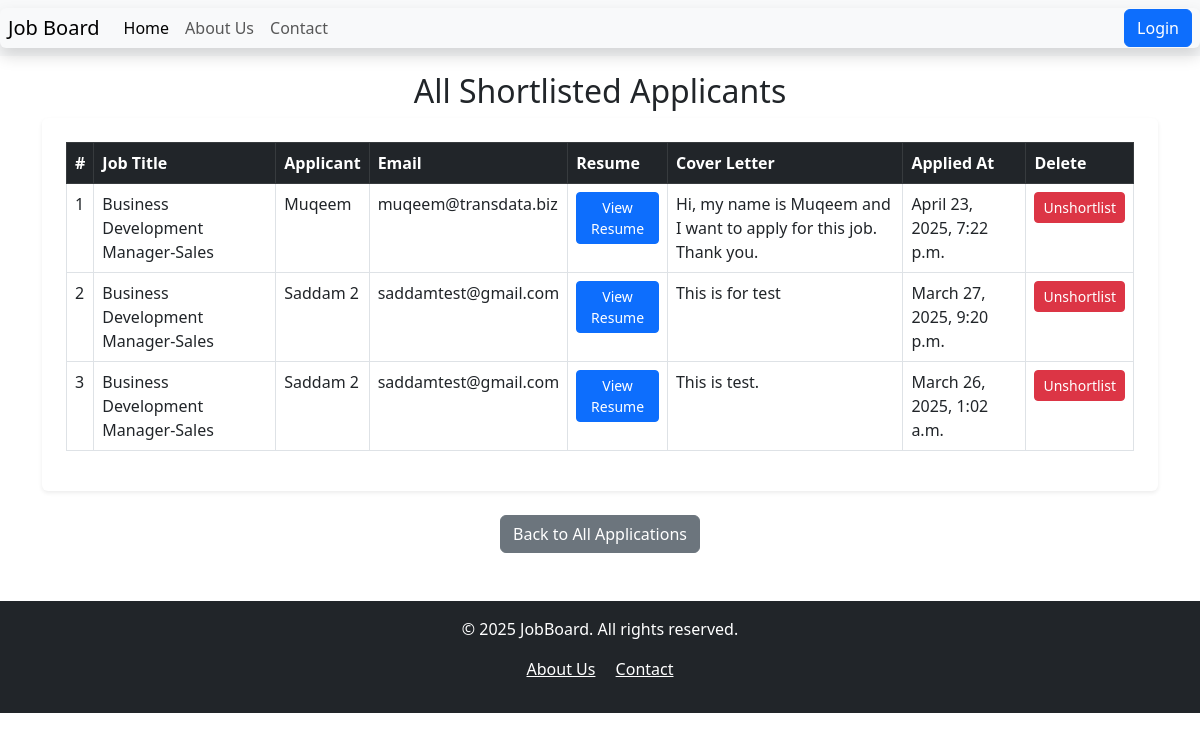
The app's page /shortlisted/, older data.
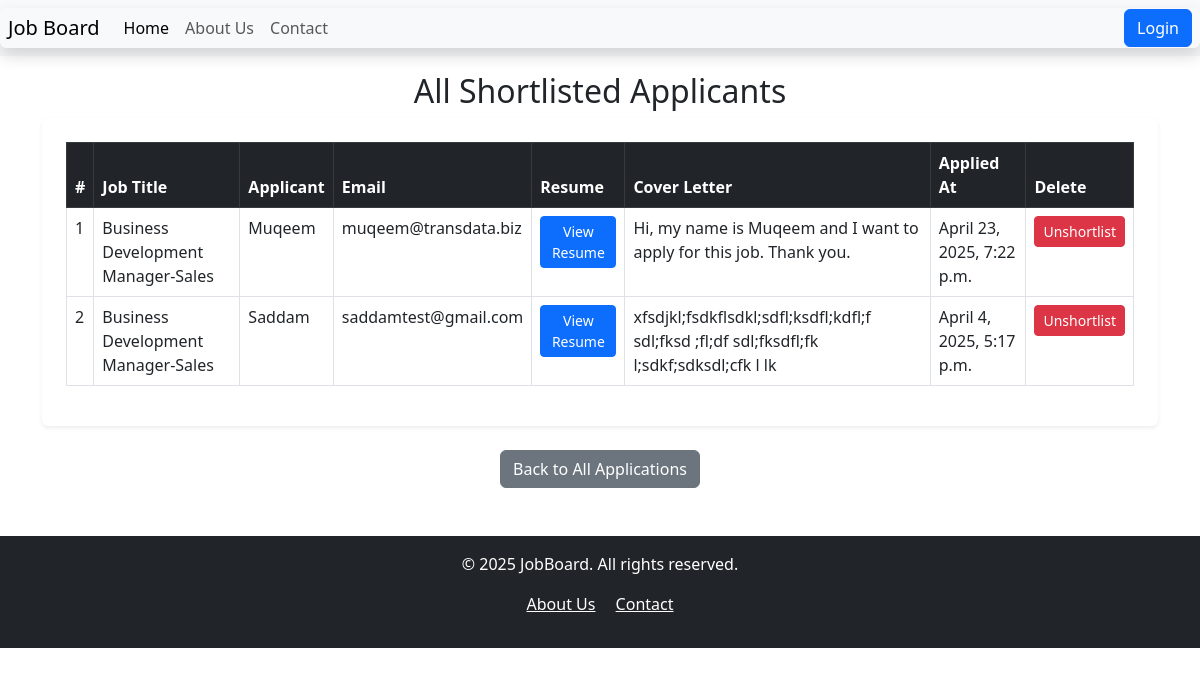
The same page, newer data.
### job/models.py (models this page shows, shortened)
class JobApplication(models.Model):
    job = models.ForeignKey(Job, on_delete= models.CASCADE)
    user = models.ForeignKey(User, on_delete=models.CASCADE, null= True, blank=True)
    applicant_name = models.CharField(max_length= 100)
    email = models.EmailField()
    resume = models.FileField(upload_to='resumes/%Y/%m/%d/')
    cover_letter = models.TextField()
    applied_at = models.DateTimeField(auto_now_add=True)
    is_shortlisted = models.BooleanField(default=False)
    class Meta:
        ordering = ['-applied_at']
        verbose_name = 'Job Application'
        verbose_name_plural = 'Job Applications'

class Job(models.Model):
    JOB_TYPES = [
        ('Full-time', 'Full-time'),
        ('Part-time', 'Part-time'),
        ('Remote', 'Remote'),
        ('Internship', 'Internship'),
    ]
    title = models.CharField(max_length=200)
    company_name = models.CharField(max_length=200)
    description = models.TextField()
    location = models.CharField(max_length=100)
    salary = models.DecimalField(max_digits=10, decimal_places=2, null= True, blank=True)
    job_type = models.CharField(max_length=20, choices=JOB_TYPES, default='Full-time')
    date_of_posting = models.DateTimeField(auto_now_add= True)
    class Meta:
        ordering = ['-date_of_posting']
        verbose_name = 'Job Posting'
        verbose_name_plural = 'Job Postings'

### job/views.py (the view)
# urls.py: path('shortlisted/', views.all_shortlisted_applicants, name='all_shortlisted_applicants'),
def all_shortlisted_applicants(request):
    shortlisted = JobApplication.objects.filter(is_shortlisted=True)
    return render(request, 'all_shortlisted_applicants.html', {'shortlisted': shortlisted})

### job/templates/all_shortlisted_applicants.html (shortened to what this page needs)
{% extends 'base.html' %}
{% block content %}
<div class="container mt-3">
    <h2 class="text-center mb-2">All Shortlisted Applicants</h2>
    {% if shortlisted %}
    <div class="table-responsive bg-white p-4 shadow-sm rounded">
        <table class="table table-bordered table-hover">
            <thead class="table-dark">
                <tr>
                    <th>#</th>
                    <th>Job Title</th>
                    <th>Applicant</th>
                    <th>Email</th>
                    <th>Resume</th>
                    <th>Cover Letter</th>
                    <th>Applied At</th>
                    <th>Delete</th>
                </tr>
            </thead>
            <tbody>
                {% for applicant in shortlisted %}
                <tr>
                    <td>{{ forloop.counter }}</td>
                    <td>{{ applicant.job.title }}</td>
                    <td>{{ applicant.applicant_name }}</td>
                    <td>{{ applicant.email }}</td>
                    <td>
                        <a href="{{ applicant.resume.url }}" class="btn btn-sm btn-primary" target="_blank">View Resume</a>
                    </td>
                    <td>{{ applicant.cover_letter|truncatewords:20 }}</td>
                    <td>{{ applicant.applied_at }}</td>
                    <td><form action="{% url 'unshortlist_applicant' applicant.id %}" method="post" style="display:inline;">
                        <button type="submit" class="btn btn-danger btn-sm">Unshortlist</button>
                    </form></td>
                </tr>
                {% endfor %}
            </tbody>
        </table>
    </div>
    {% else %}
        <p class="text-center text-muted">No shortlisted applicants found.</p>
    {% endif %}
    <div class="text-center mt-4">
        <a href="{% url 'all_applications' %}" class="btn btn-secondary">Back to All Applications</a>
    </div>
</div>
{% endblock %}

Row changes from the older to the newer data that the page shows:
no longer on this page (row edited): JobApplication: job "Business Development Manager-Sales", applicant_name "Saddam 2", email "saddamtest@gmail.com", cover_letter "This is for test", applied_at "March 27, 2025, 9:20 p.m."
no longer on this page (row edited): JobApplication: job "Business Development Manager-Sales", applicant_name "Saddam 2", email "saddamtest@gmail.com", cover_letter "This is test.", applied_at "March 26, 2025, 1:02 a.m."
now on this page (row edited): JobApplication: job "Business Development Manager-Sales", applicant_name "Saddam", email "saddamtest@gmail.com", cover_letter "xfsdjkl;fsdkflsdkl;sdfl;ksdfl;kdfl;f sdl;fksd ;fl;df sdl;fksdfl;fk l;sdkf;sdksdl;cfk l lk", applied_at "April 4, 2025, 5:17 p.m."
